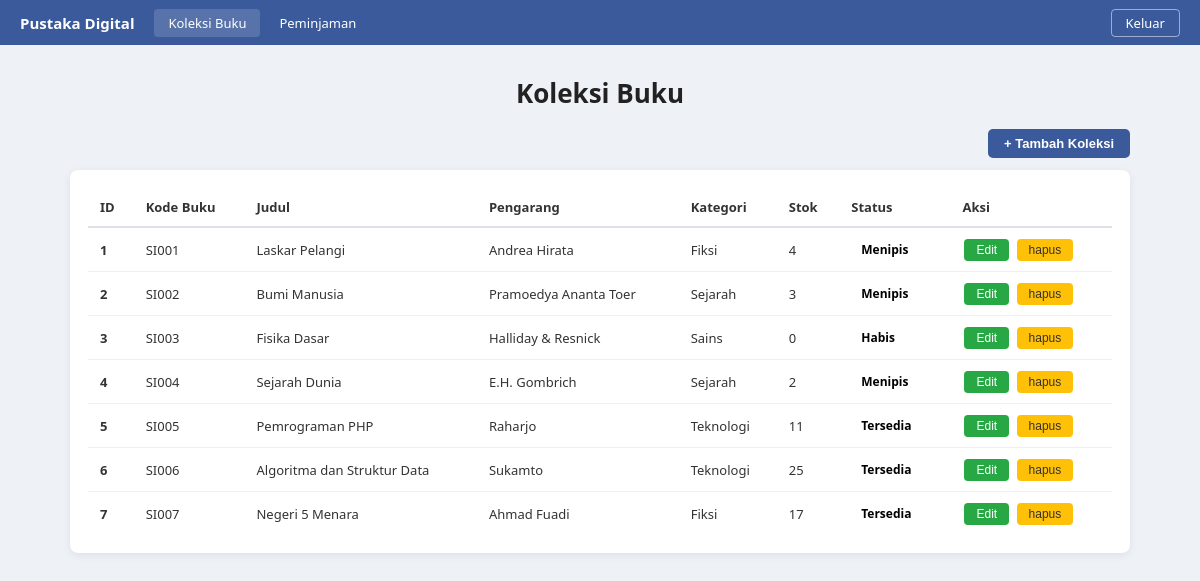
/index.php (signed in), run on the app's committed database.
### tables this page shows
CREATE TABLE `buku` (
  `id_buku` int(11) NOT NULL,
  `kode_buku` varchar(20) NOT NULL,
  `judul` varchar(200) NOT NULL,
  `pengarang` varchar(100) NOT NULL,
  `kategori` varchar(50) NOT NULL,
  `stok` int(11) NOT NULL DEFAULT 0
);

### buku.php (the view, shortened to what this page needs)
<?php
$bukuList = $pdo->query("SELECT * FROM buku ORDER BY id_buku ASC")->fetchAll();
?>
<h2 class="page-title">Koleksi Buku</h2>
<div class="action-bar">
    <button class="btn-tambah" onclick="openModal('modalTambah')">+ Tambah Koleksi</button>
</div>
<div class="card">
    <div class="card-body">
        <table>
            <thead>
                <tr>
                    <th>ID</th>
                    <th>Kode Buku</th>
                    <th>Judul</th>
                    <th>Pengarang</th>
                    <th>Kategori</th>
                    <th>Stok</th>
                    <th>Status</th>
                    <th>Aksi</th>
                </tr>
            </thead>
            <tbody>
            <?php foreach ($bukuList as $b):
                $s = $b['stok'];
                if ($s == 0)     { $sc = 'status-habis';   $sl = 'Habis'; }
                elseif ($s <= 7) { $sc = 'status-menipis'; $sl = 'Menipis'; }
                else             { $sc = 'status-tersedia'; $sl = 'Tersedia'; }
            ?>
                <tr>
                    <td><b><?= $b['id_buku'] ?></b></td>
                    <td><?= htmlspecialchars($b['kode_buku']) ?></td>
                    <td><?= htmlspecialchars($b['judul']) ?></td>
                    <td><?= htmlspecialchars($b['pengarang']) ?></td>
                    <td><?= htmlspecialchars($b['kategori']) ?></td>
                    <td><?= $s ?></td>
                    <td><span class="<?= $sc ?>"><?= $sl ?></span></td>
                    <td>
                        <button class="btn btn-edit" onclick="openModal('modalEdit<?= $b['id_buku'] ?>')">Edit</button>
                        <button class="btn btn-hapus" onclick="confirmHapus(<?= $b['id_buku'] ?>)">hapus</button>
                    </td>
                </tr>
            <?php endforeach; ?>
            </tbody>
        </table>
    </div>
</div>

### index.php (shortened to what this page needs)
<?php
require_once 'koneksi.php';
$page = $_GET['page'] ?? 'buku';
?>
<!DOCTYPE html>
<html lang="id">
<head>
    <link rel="stylesheet" href="style.css">
</head>
<body>
    <div class="topbar">
        <div style="display:flex; align-items:center; gap:20px;">
            <span class="topbar-brand">Pustaka Digital</span>
            <div class="topbar-nav">
                <a href="?page=buku" class="<?= $page == 'buku' ? 'active' : '' ?>">Koleksi Buku</a>
                <a href="?page=pinjam" class="<?= $page == 'pinjam' ? 'active' : '' ?>">Peminjaman</a>
            </div>
        </div>
        <div class="topbar-right">
            <a href="logout.php"> Keluar</a>
        </div>
    </div>
    <div class="container">
        <?php
        if ($page == 'buku') {
            include 'buku.php';
        } elseif ($page == 'pinjam') {
            include 'pinjam.php';
        }
        ?>
    </div>
</body>
</html>

### style.css (style rules this page uses)
* { margin: 0; padding: 0; box-sizing: border-box; }
body { font-family: 'Segoe UI', Arial, Tahoma, Geneva, Verdana, sans-serif; background-color: #eef2f7; font-size: 14px; }
.topbar { background: #3a5a9b; padding: 0; display: flex; justify-content: space-between; align-items: center; height: 45px; padding: 0 20px; }
.topbar-brand { color: white; font-weight: 700; font-size: 15px; text-decoration: none; }
.topbar-nav { display: flex; align-items: center; gap: 5px; }
.topbar-nav a { color: white; text-decoration: none; padding: 5px 14px; border-radius: 4px; font-size: 13px; transition: background 0.2s; }
.topbar-nav a:hover, .topbar-nav a.active { background: rgba(255,255,255,0.15); }
.topbar-right a { color: white; text-decoration: none; font-size: 13px; border: 1px solid rgba(255,255,255,0.5); padding: 4px 14px; border-radius: 4px; }
.container { max-width: 1100px; margin: 30px auto; padding: 0 20px; }
.page-title { text-align: center; font-size: 26px; font-weight: 700; color: #222; margin-bottom: 18px; }
.card { background: white; border-radius: 8px; box-shadow: 0 2px 8px rgba(0,0,0,0.08); overflow: hidden; margin-bottom: 25px; }
.card-body { padding: 18px; overflow-x: auto; }
.action-bar { display: flex; justify-content: flex-end; margin-bottom: 12px; }
table { width: 100%; border-collapse: collapse; font-size: 13px; }
table th { background: white; color: #333; padding: 10px 12px; text-align: left; font-weight: 700; font-size: 13px; border-bottom: 2px solid #dee2e6; }
table td { padding: 10px 12px; border-bottom: 1px solid #f0f0f0; vertical-align: middle; color: #333; }
table tr:last-child td { border-bottom: none; }
.status-habis { color: black; padding: 3px 10px; border-radius: 20px; font-size: 12px; font-weight: 600; display: inline-block; }
.status-menipis { color: black; padding: 3px 10px; border-radius: 20px; font-size: 12px; font-weight: 600; display: inline-block; }
.status-tersedia { color: black; padding: 3px 10px; border-radius: 20px; font-size: 12px; font-weight: 600; display: inline-block; }
.btn { padding: 4px 12px; border: none; border-radius: 4px; cursor: pointer; font-size: 12px; font-weight: 500; text-decoration: none; display: inline-block; transition: all 0.2s; margin: 0 2px; }
.btn-edit { background: #28a745; color: white; }
.btn-hapus { background: #ffc107; color: #333; border: none; cursor: pointer; }
.btn-tambah { background: #3a5a9b; color: white; padding: 7px 16px; border: none; border-radius: 5px; cursor: pointer; font-weight: 600; font-size: 13px; }

### data on the page
buku: id_buku "1", kode_buku "SI001", judul "Laskar Pelangi", pengarang "Andrea Hirata", kategori "Fiksi", stok "4", stok "Menipis"
buku: id_buku "2", kode_buku "SI002", judul "Bumi Manusia", pengarang "Pramoedya Ananta Toer", kategori "Sejarah", stok "3", stok "Menipis"
buku: id_buku "3", kode_buku "SI003", judul "Fisika Dasar", pengarang "Halliday & Resnick", kategori "Sains", stok "0", stok "Habis"
buku: id_buku "4", kode_buku "SI004", judul "Sejarah Dunia", pengarang "E.H. Gombrich", kategori "Sejarah", stok "2", stok "Menipis"
buku: id_buku "5", kode_buku "SI005", judul "Pemrograman PHP", pengarang "Raharjo", kategori "Teknologi", stok "11", stok "Tersedia"
buku: id_buku "6", kode_buku "SI006", judul "Algoritma dan Struktur Data", pengarang "Sukamto", kategori "Teknologi", stok "25", stok "Tersedia"
buku: id_buku "7", kode_buku "SI007", judul "Negeri 5 Menara", pengarang "Ahmad Fuadi", kategori "Fiksi", stok "17", stok "Tersedia"
